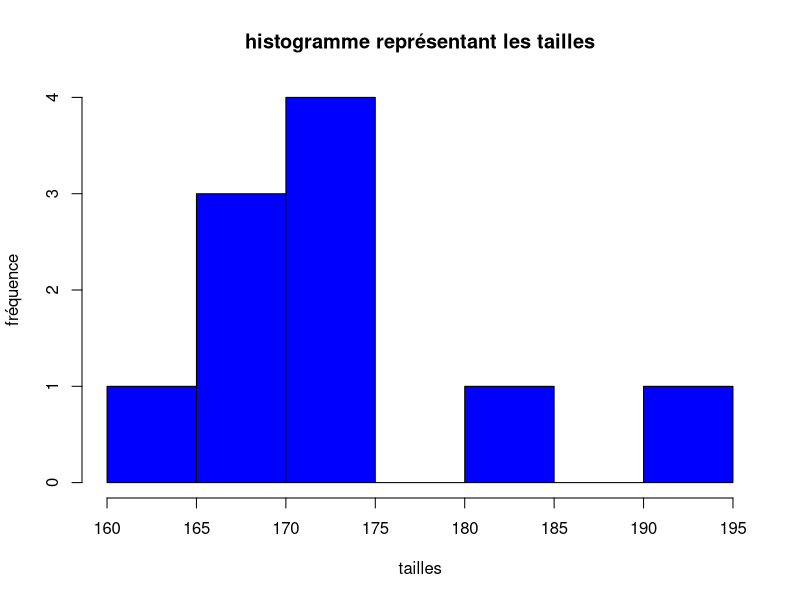

Write the R code that produced this figure.
2+3
8-12
45*250
4*sqrt(2)
x=2
x
x+2
sin(x)
pi
exp(1)
y=sin(x)
x=2
# variables
tailles=c(167,192, 173, 174, 172, 167, 171, 185, 163, 170)
tailles
length(tailles) #taille échantillon
mean(tailles) # moyenne
sd(tailles) # écart-type
var(tailles) # variance
summary(tailles)
hist(tailles,main="histogramme représentant les tailles",ylab="fréquence",col="blue") #titre, couleur etc changés
poids=c(86,74,83,50,78,66,66,51,50,55)
length(poids)
tailles.st=(tailles-mean(tailles))/sd(tailles) # taille standardisée
tailles.st
mean(tailles.st) # moyenne standardisée
sd(tailles.st)
# calcul de l'imc
tailles.m = tailles/100
tailles.m
imc = poids/tailles.m^2
imc
donnees=data.frame(tailles,poids,imc)
donnees
View(donnees)
x=seq(from=0,to=10^6,by=1) # liste de 0 à 10^6 avec un pas de 1
x[10000] # on demande quelle valeur est en position 10 000 dans x
